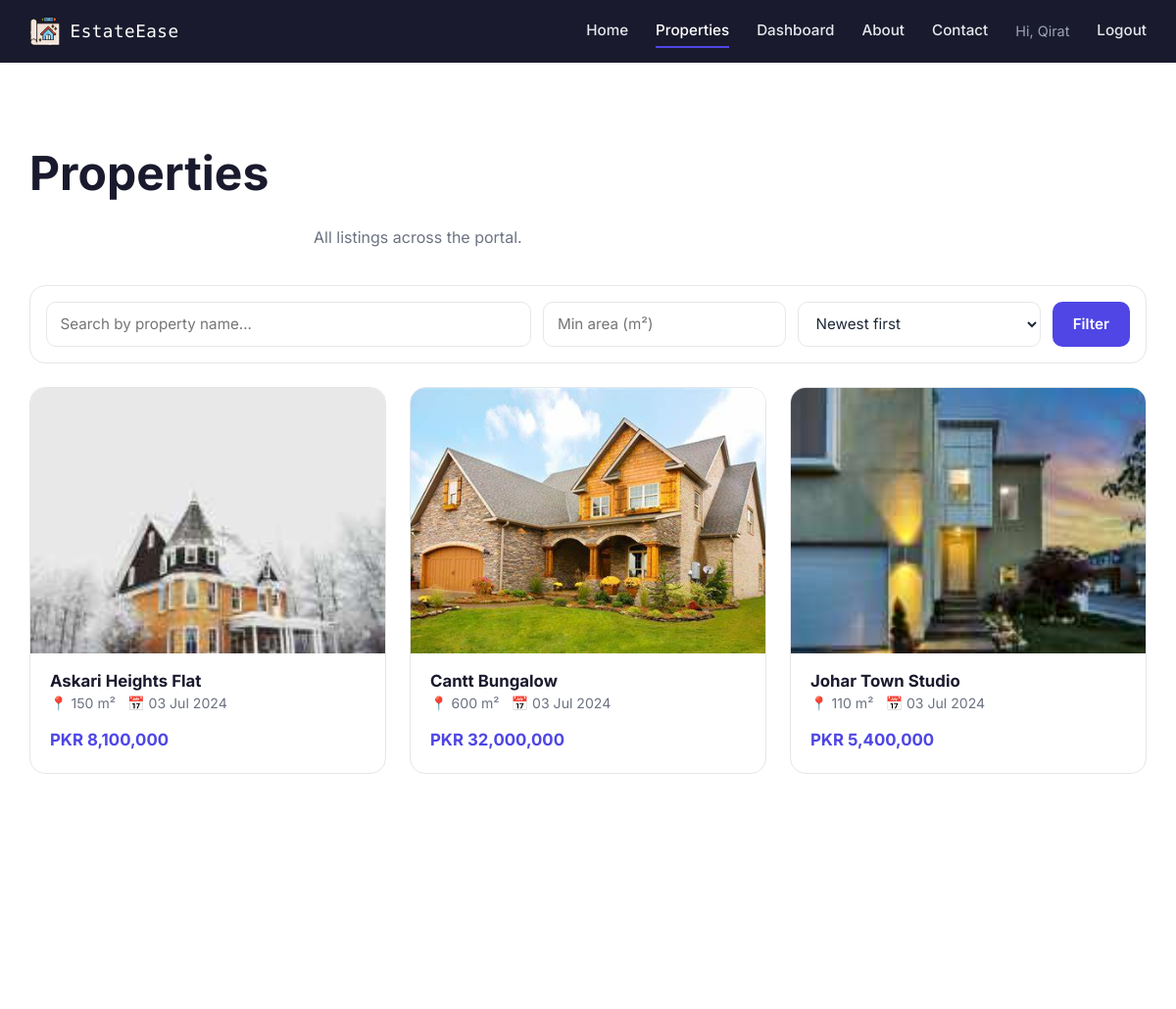
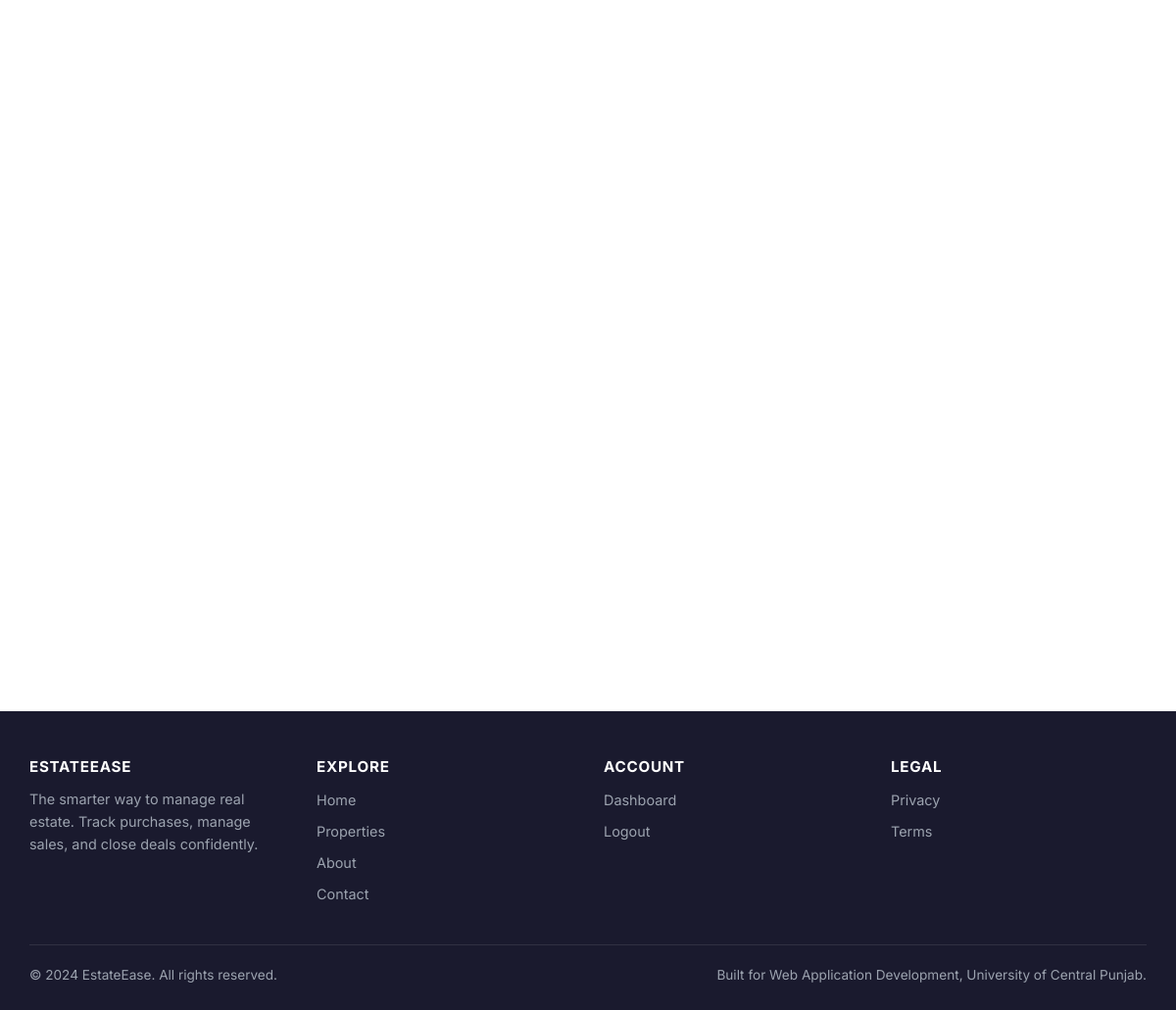
The app's page /app/properties.php (signed in) with its own data (2 pictures, top to bottom).
### tables this page shows
CREATE TABLE purchase (
    id             INT UNSIGNED        NOT NULL AUTO_INCREMENT,
    user_id        INT UNSIGNED        NOT NULL,
    name           VARCHAR(120)        NOT NULL,
    total_amount   DECIMAL(14, 2)      NOT NULL,
    area_sqm       INT UNSIGNED        NOT NULL,
    purchase_date  DATE                NOT NULL,
    photo          VARCHAR(255)        DEFAULT NULL,
    created_at     TIMESTAMP           NOT NULL DEFAULT CURRENT_TIMESTAMP,

    PRIMARY KEY (id),
    KEY idx_purchase_user (user_id),
    KEY idx_purchase_date (purchase_date),

    CONSTRAINT fk_purchase_user
        FOREIGN KEY (user_id) REFERENCES users (id)
        ON DELETE CASCADE ON UPDATE CASCADE,

    CONSTRAINT chk_purchase_amount CHECK (total_amount > 0),
    CONSTRAINT chk_purchase_area   CHECK (area_sqm     > 0)
);

### app/includes/helpers.php (called while the page is built, shortened)
<?php
function e(?string $value): string
{
    return htmlspecialchars((string) $value, ENT_QUOTES | ENT_SUBSTITUTE, 'UTF-8');
}
function format_money(int|float $amount, string $currency = 'PKR'): string
{
    return $currency . ' ' . number_format((float) $amount, 0);
}
function format_date(string $dateString): string
{
    $time = strtotime($dateString);
    return $time ? date('d M Y', $time) : $dateString;
}

### app/includes/db.php (called while the page is built, shortened)
<?php
function db(): PDO
{
    static $pdo = null;
    $dsn = sprintf(
        'mysql:host=%s;port=%s;dbname=%s;charset=utf8mb4',
        DB_HOST,
        DB_PORT,
        DB_NAME
    );
    $options = [
        PDO::ATTR_ERRMODE            => PDO::ERRMODE_EXCEPTION,
        PDO::ATTR_DEFAULT_FETCH_MODE => PDO::FETCH_ASSOC,
        PDO::ATTR_EMULATE_PREPARES   => false,
    ];
    try {
        $pdo = new PDO($dsn, DB_USER, DB_PASS, $options);
    } catch (PDOException $e) {
        error_log('DB connection failed: ' . $e->getMessage());
        http_response_code(503);
        die('Database unavailable. Check app/includes/config.php credentials.');
    }
    return $pdo;
}
function db_fetch_all(string $sql, array $params = []): array
{
    $stmt = db()->prepare($sql);
    $stmt->execute($params);
    return $stmt->fetchAll();
}

### app/properties.php (the view, shortened to what this page needs)
<?php
$scope     = $_GET['scope'] ?? 'all';
$search    = trim((string) ($_GET['q'] ?? ''));
$minArea   = (int) ($_GET['min_area'] ?? 0);
$sort      = $_GET['sort'] ?? 'recent';
$params  = [];
$sortSql = match ($sort) {
    'price_asc'  => 'total_amount ASC',
    'price_desc' => 'total_amount DESC',
    'area_desc'  => 'area_sqm DESC',
    default       => 'id DESC',
};
$sql = 'SELECT id, name, area_sqm, total_amount, photo, created_at FROM purchase';
$sql .= ' ORDER BY ' . $sortSql . ' LIMIT 60';
try {
    $rows = db_fetch_all($sql, $params);
} catch (Throwable $e) {
    $rows = [];
    flash_set('error', 'Could not load properties. Did you run database/schema.sql?');
}
include __DIR__ . '/includes/header.php';
?>
<section class="section">
    <div class="container">
        <div class="section-heading section-heading--left">
            <h1>Properties</h1>
            <p><?= $scope === 'mine' ? 'Your personal portfolio.' : 'All listings across the portal.' ?></p>
        </div>
        <form class="filter-bar" method="get" action="properties.php">
            <input class="form__input" type="search" name="q" placeholder="Search by property name..."
                   value="<?= e($search) ?>">
            <input class="form__input" type="number" name="min_area" placeholder="Min area (m&#178;)"
                   value="<?= $minArea > 0 ? (int) $minArea : '' ?>">
            <select class="form__select" name="sort">
                <option value="recent"     <?= $sort === 'recent'     ? 'selected' : '' ?>>Newest first</option>
            </select>
            <button class="btn btn--primary" type="submit">Filter</button>
        </form>
        <?php if (!$rows): ?>
            <div class="empty-state">
                <p>No properties matched your filters.</p>
                <?php if (is_logged_in()): ?>
                    <a class="btn btn--primary mt-2" href="add_purchase.php">Add your first property</a>
                <?php else: ?>
                    <a class="btn btn--primary mt-2" href="signup.php">Create an account to add listings</a>
                <?php endif; ?>
            </div>
        <?php else: ?>
            <div class="grid grid--cards">
                <?php foreach ($rows as $row): ?>
                    <article class="card">
                        <div class="card__media">
                            <?php $photo = $row['photo'] ? UPLOAD_URL . '/' . e($row['photo']) : 'assets/images/placeholder.svg'; ?>
                            <img src="<?= $photo ?>" alt="<?= e($row['name']) ?>" loading="lazy">
                        </div>
                        <div class="card__body">
                            <h3 class="card__title"><?= e($row['name']) ?></h3>
                            <div class="card__meta">
                                <span>&#128205; <?= (int) $row['area_sqm'] ?> m&#178;</span>
                                <span>&#128197; <?= e(format_date($row['created_at'])) ?></span>
                            </div>
                            <div class="card__price"><?= e(format_money((float) $row['total_amount'])) ?></div>
                        </div>
                    </article>
                <?php endforeach; ?>
            </div>
        <?php endif; ?>
    </div>
</section>
<?php include __DIR__ . '/includes/footer.php'; ?>

### app/assets/css/styles.css (style rules this page uses)
:root { --color-primary: #1a1a2e; --color-primary-700: #16213e; --color-primary-600: #0f3460; --color-accent: #4f46e5; --color-accent-hover: #3c35b5; --color-text: #1f2937; --color-text-muted: #6b7280; --color-bg: #ffffff; --color-bg-subtle: #f8fafc; --color-border: #e5e7eb; --color-success: #10b981; --color-warning: #f59e0b; --color-danger: #ef4444; --radius-sm: 6px; --radius: 10px; --radius-lg: 16px; --shadow-sm: 0 1px 2px rgba(0, 0, 0, 0.04); --shadow: 0 4px 12px rgba(0, 0, 0, 0.08); --shadow-lg: 0 12px 32px rgba(0, 0, 0, 0.12); --max-width: 1180px; --font-body: "Inter", system-ui, -apple-system, "Segoe UI", Roboto, sans-serif; --font-display: "Nova Mono", "Courier New", monospace; --transition-fast: 150ms ease; --transition: 250ms ease; }
*, *::before, *::after { box-sizing: border-box; }
html { scroll-behavior: smooth; }
body { margin: 0; font-family: var(--font-body); color: var(--color-text); background: var(--color-bg); line-height: 1.6; -webkit-font-smoothing: antialiased; }
img { max-width: 100%; display: block; }
h1, h2, h3, h4 { margin: 0 0 0.5em; color: var(--color-primary); line-height: 1.2; }
h1 { font-size: clamp(2rem, 4vw, 3rem); }
h3 { font-size: 1.25rem; }
p { margin: 0 0 1em; }
.container { width: 100%; max-width: var(--max-width); margin: 0 auto; padding: 0 1.25rem; }
.section { padding: 4rem 0; }
.grid { display: grid; gap: 1.5rem; }
.grid--cards { grid-template-columns: repeat(auto-fill, minmax(280px, 1fr)); }
.btn { display: inline-flex; align-items: center; justify-content: center; gap: 0.5rem; padding: 0.7rem 1.25rem; border-radius: var(--radius); border: 1px solid transparent; font-weight: 600; font-size: 0.95rem; cursor: pointer; transition: background var(--transition), color var(--transition), transform var(--transition-fast), box-shadow var(--transition); text-decoration: none; font-family: inherit; }
.btn--primary { background: var(--color-accent); color: #fff; }
.card { background: var(--color-bg); border: 1px solid var(--color-border); border-radius: var(--radius-lg); overflow: hidden; transition: transform var(--transition), box-shadow var(--transition); display: flex; flex-direction: column; }
.card__media { aspect-ratio: 4 / 3; background: var(--color-bg-subtle); overflow: hidden; }
.card__media img { width: 100%; height: 100%; object-fit: cover; transition: transform var(--transition); }
.card__body { padding: 1.1rem 1.25rem 1.25rem; flex: 1; display: flex; flex-direction: column; }
.card__title { font-size: 1.05rem; color: var(--color-primary); margin-bottom: 0.15rem; }
.card__meta { color: var(--color-text-muted); font-size: 0.88rem; margin-bottom: 0.75rem; display: flex; gap: 0.75rem; flex-wrap: wrap; }
.card__meta span { display: inline-flex; align-items: center; gap: 0.25rem; }
.card__price { font-weight: 700; color: var(--color-accent); font-size: 1.05rem; margin-top: auto; }
.form__input, .form__textarea, .form__select { width: 100%; padding: 0.7rem 0.85rem; border: 1px solid var(--color-border); border-radius: var(--radius); font-size: 0.95rem; background: var(--color-bg); color: var(--color-text); font-family: inherit; transition: border-color var(--transition-fast), box-shadow var(--transition-fast); }
.filter-bar { display: grid; grid-template-columns: 2fr 1fr 1fr auto; gap: 0.75rem; background: var(--color-bg); padding: 1rem; border-radius: var(--radius-lg); border: 1px solid var(--color-border); margin-bottom: 1.5rem; }
.section-heading { text-align: center; margin-bottom: 2.25rem; }
.section-heading p { color: var(--color-text-muted); max-width: 560px; margin: 0 auto; }
.section-heading--left { text-align: left; }

### records on screen
purchase: photo (picture), name "Askari Heights Flat", area_sqm "150", created_at "03 Jul 2024", total_amount "PKR 8,100,000"
purchase: photo (picture), name "Cantt Bungalow", area_sqm "600", created_at "03 Jul 2024", total_amount "PKR 32,000,000"
purchase: photo (picture), name "Johar Town Studio", area_sqm "110", created_at "03 Jul 2024", total_amount "PKR 5,400,000"

### other values on screen
APP_NAME "EstateEase"
$_SESSION['first_name'] "Qirat"
APP_NAME "ESTATEEASE"
APP_TAGLINE "The smarter way to manage real estate"
